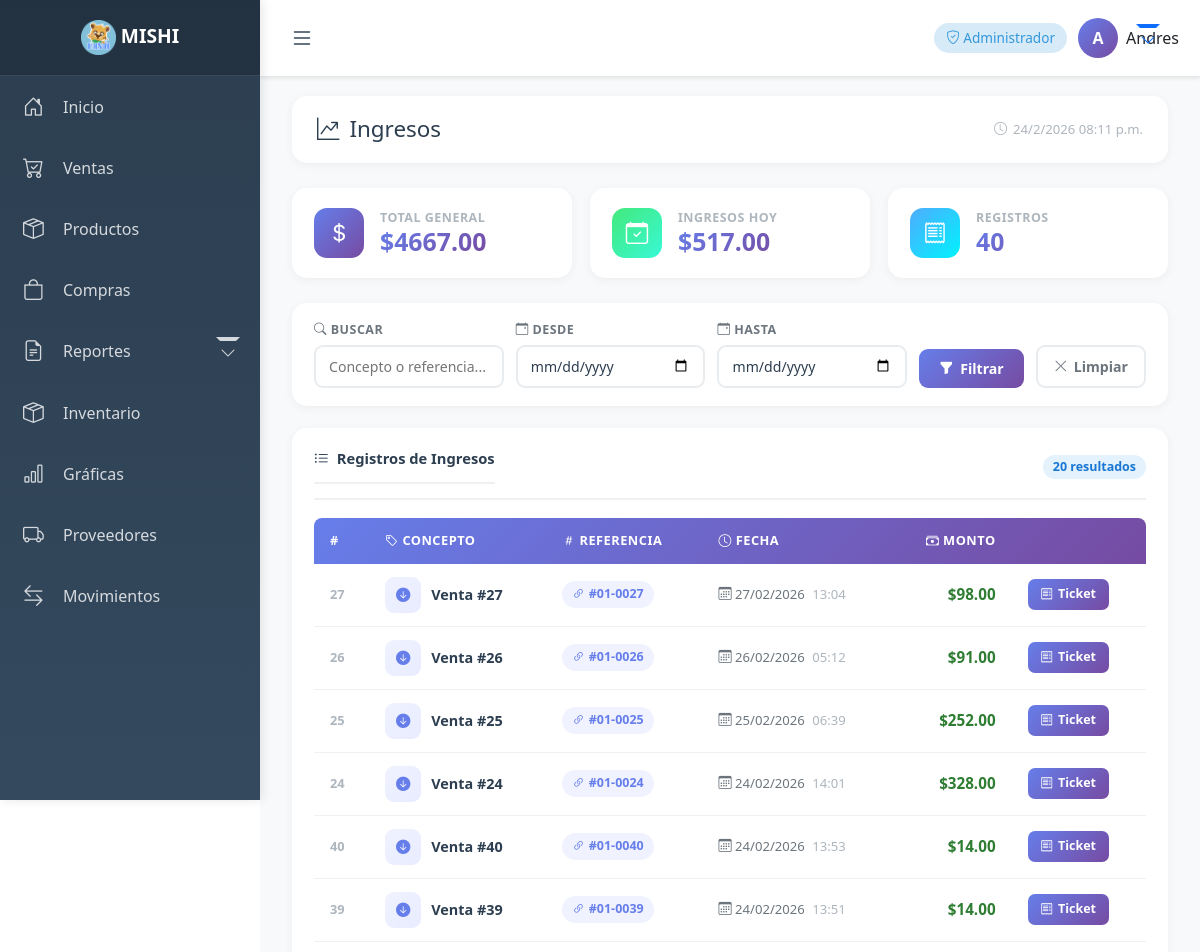
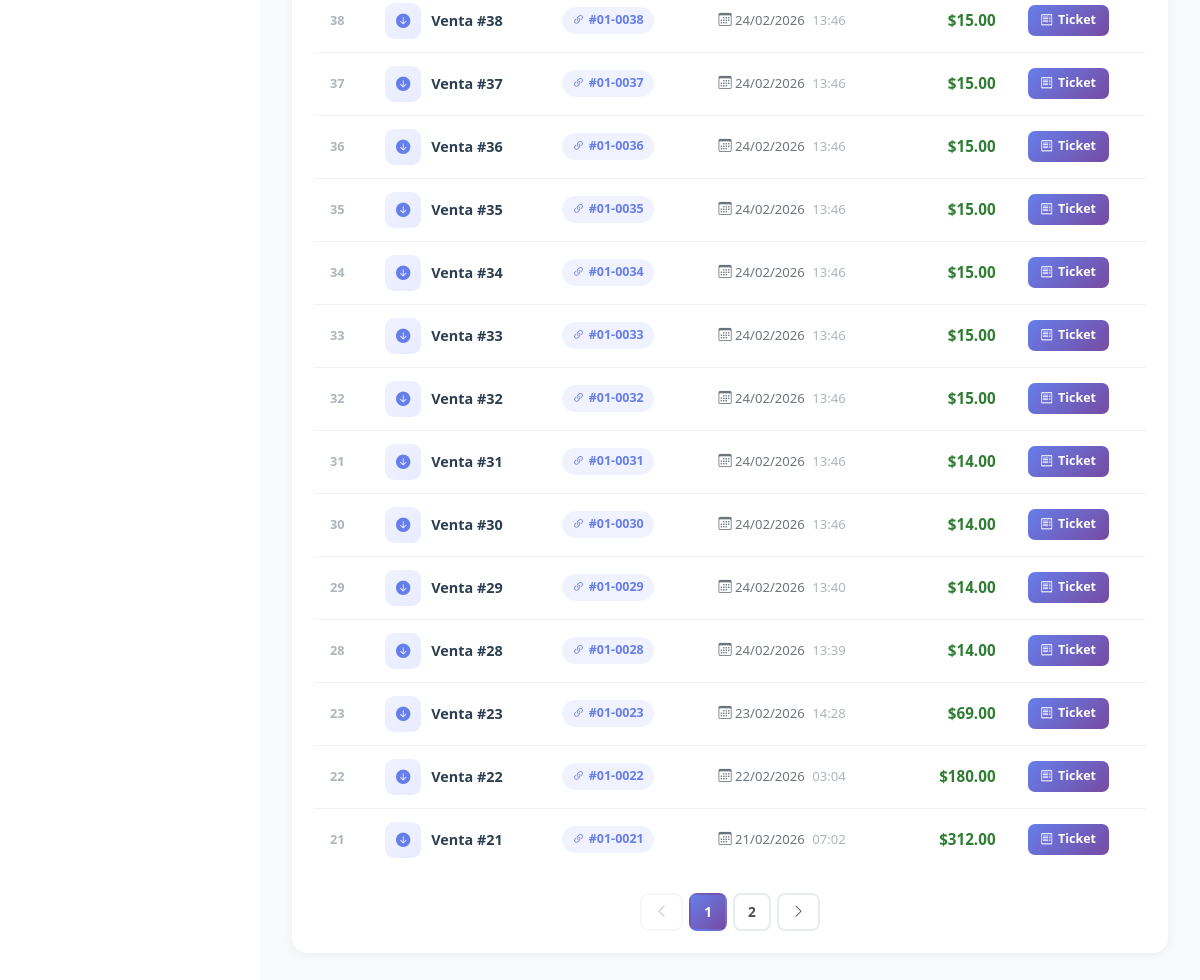
Page /ventas/lista_ingresos/ (signed in) on the earlier database version (2 pictures, top to bottom).
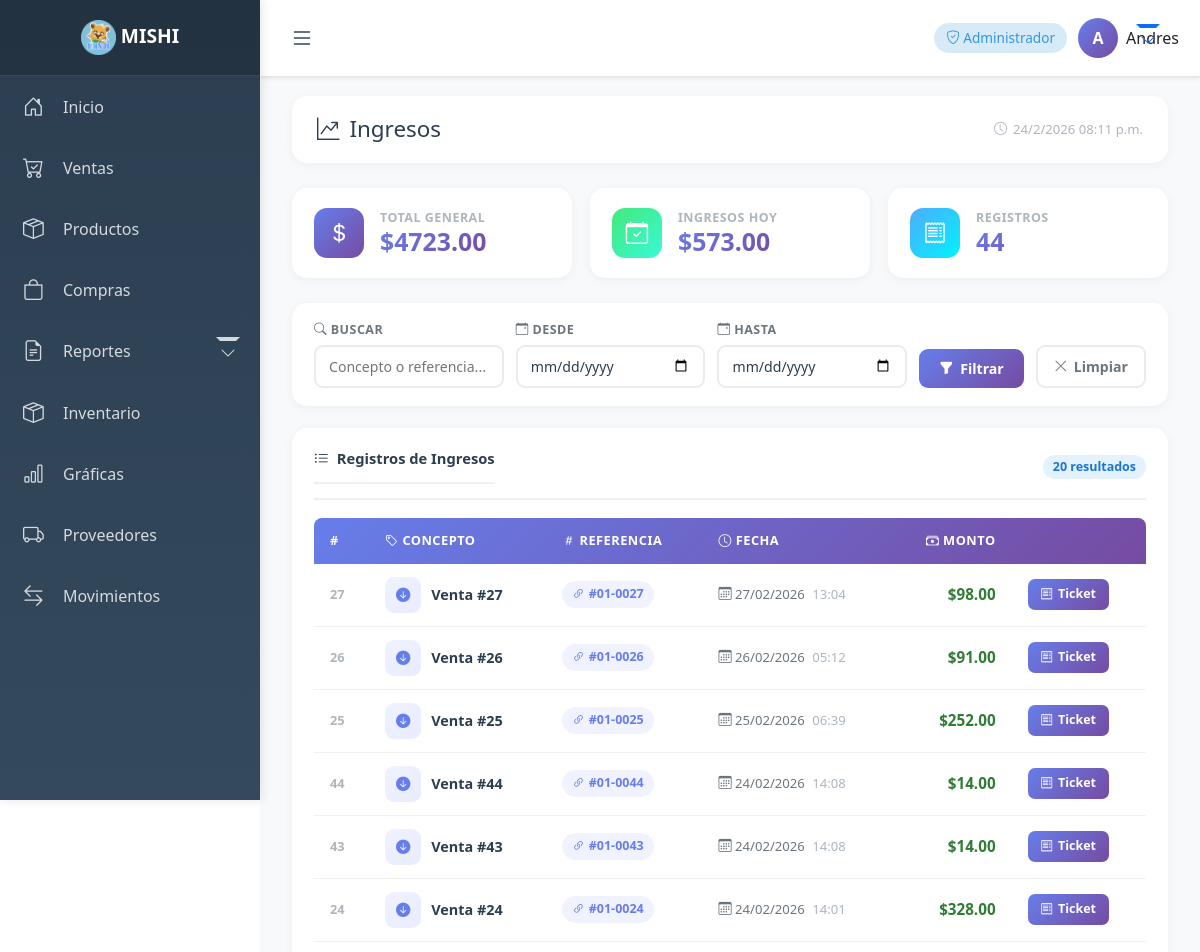
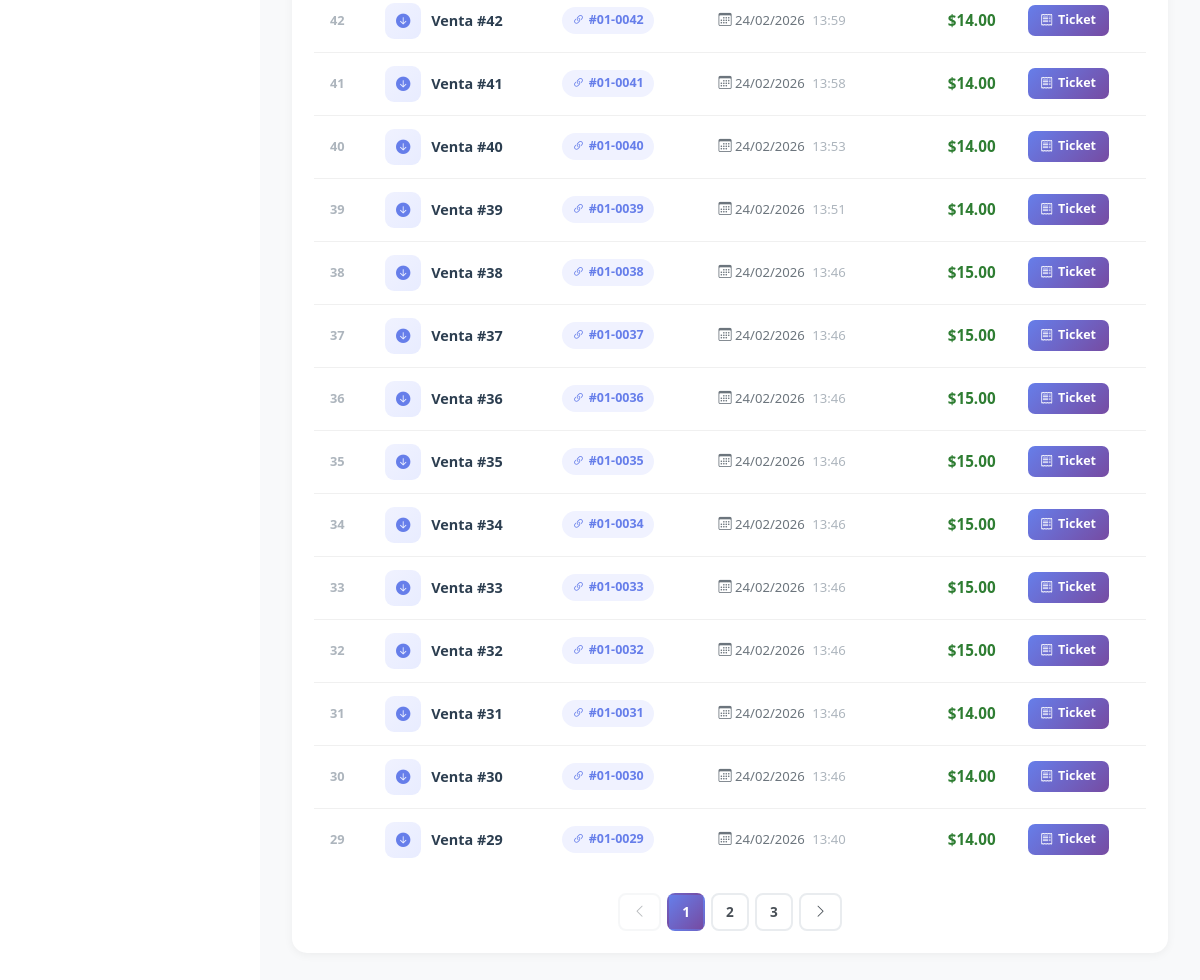
Same page on the later database version (2 pictures, top to bottom).
### ventas/models.py (models this page shows)
class Ingreso(models.Model):
    negocio    = models.ForeignKey(Negocio, on_delete=models.CASCADE)
    concepto   = models.CharField(max_length=255)
    monto      = models.DecimalField(max_digits=10, decimal_places=2)
    referencia = models.CharField(max_length=100, blank=True, null=True)
    fecha      = models.DateTimeField(default=timezone.now)  # ← cambia auto_now_add por default
    venta      = models.ForeignKey('Venta', on_delete=models.SET_NULL,  # ← nuevo
                                   null=True, blank=True, related_name='ingresos')

### ventas/views.py (the view)
# urls.py: path("lista_ingresos/", views.lista_ingresos, name="lista_ingresos"),
@login_required
def lista_ingresos(request):
    negocio = get_negocio_activo(request)
    ingresos_qs = (
    Ingreso.objects
    .filter(negocio=negocio)
    .select_related('venta')
    .order_by("-fecha")
    )
    q = request.GET.get("q", "").strip().upper()
    fecha_desde = request.GET.get("fecha_desde")
    fecha_hasta = request.GET.get("fecha_hasta")
    if q:
        ingresos_qs = ingresos_qs.filter(
            Q(concepto__icontains=q) | Q(referencia__icontains=q)
        )
    if fecha_desde:
        ingresos_qs = ingresos_qs.filter(fecha__date__gte=fecha_desde)
    if fecha_hasta:
        ingresos_qs = ingresos_qs.filter(fecha__date__lte=fecha_hasta)
    total_general = Ingreso.objects.filter(negocio=negocio).aggregate(t=Sum("monto"))["t"] or 0
    total_hoy = Ingreso.objects.filter(
        negocio=negocio, fecha__date=timezone.now().date()
    ).aggregate(t=Sum("monto"))["t"] or 0
    total_registros = Ingreso.objects.filter(negocio=negocio).count()
    paginator = Paginator(ingresos_qs, 20)
    page = request.GET.get("page", 1)
    ingresos = paginator.get_page(page)
    return render(request, "ventas/lista_ingresos.html", {
        "ingresos": ingresos,
        "total_general": total_general,
        "total_hoy": total_hoy,
        "total_registros": total_registros,
    })

### negocios/utils.py (called while the page is built)
def get_negocio_activo(request):
    negocio_id = request.session.get("negocio_id")
    if negocio_id:
        try:
            return Negocio.objects.filter(id=negocio_id).first()
        except Negocio.DoesNotExist:
            return None
    return None

### usuarios/context_processors.py (called while the page is built)
def rol_usuario_context(request):
    rol = None
    if request.user.is_authenticated:
        negocio_id = request.session.get("negocio_id")
        if negocio_id:
            relacion = UsuarioNegocio.objects.filter(
                usuario=request.user,
                negocio_id=negocio_id
            ).first()
            if relacion:
                rol = relacion.rol
    return {
        'rol_usuario': rol
    }

### ventas/templates/ventas/lista_ingresos.html (shortened to what the changed rows need)
{% extends 'base.html' %}
{% block content %}
<div class="container-fluid">
    <div class="page-header">
        <h2><i class="bi bi-graph-up-arrow"></i> Ingresos</h2>
    </div>
    <div class="stats-grid">
        <div class="stat-card">
            <div class="stat-info">
                <div class="label">Total General</div>
                <div class="value">${{ total_general|floatformat:2 }}</div>
            </div>
        </div>
        <div class="stat-card">
            <div class="stat-info">
                <div class="label">Ingresos Hoy</div>
                <div class="value">${{ total_hoy|floatformat:2 }}</div>
            </div>
        </div>
        <div class="stat-card">
            <div class="stat-info">
                <div class="label">Registros</div>
                <div class="value">{{ total_registros }}</div>
            </div>
        </div>
    </div>
    <div class="card-section">
        {% if ingresos %}
        <div class="tabla-wrap">
            <table class="ingresos-table">
                <thead>
                    <tr>
                        <th class="col-id">#</th>
                        <th class="col-concepto"><i class="bi bi-tag"></i> Concepto</th>
                        <th class="col-ref"><i class="bi bi-hash"></i> Referencia</th>
                        <th class="col-fecha"><i class="bi bi-clock"></i> Fecha</th>
                        <th class="col-monto text-right"><i class="bi bi-cash-stack"></i> Monto</th>
                        <th class="col-accion"></th>
                    </tr>
                </thead>
                <tbody>
                    {% for ingreso in ingresos %}
                    <tr>
                        <td class="col-id" style="color:#adb5bd; font-weight:600; font-size:0.8rem;">{{ ingreso.id }}</td>
                        <td class="col-concepto">
                            <div class="concepto-cell">
                                <div class="concepto-icon">
                                    <i class="bi bi-arrow-down-circle-fill"></i>
                                </div>
                                <span class="concepto-nombre">{{ ingreso.concepto }}</span>
                            </div>
                        </td>
                        <td class="col-ref">
                            {% if ingreso.referencia %}
                                <span class="ref-badge">
                                    <i class="bi bi-link-45deg"></i>
                                    {{ ingreso.referencia }}
                                </span>
                            {% else %}
                                <span class="ref-badge empty">—</span>
                            {% endif %}
                        </td>
                        <td class="col-fecha" data-label="Fecha">
                            <div class="fecha-text">
                                <i class="bi bi-calendar3"></i>
                                {{ ingreso.fecha|date:"d/m/Y" }}
                                <span style="color:#adb5bd; margin-left:4px;">
                                    {{ ingreso.fecha|date:"H:i" }}
                                </span>
                            </div>
                        </td>
                        <td class="col-monto" data-label="Monto">
                            <div class="monto-valor">
                                ${{ ingreso.monto|floatformat:2 }}
                            </div>
                        </td>
                        <td class="col-accion">
                            <button class="btn-detalle" onclick="verTicket({{ ingreso.id }})">
                                <i class="bi bi-receipt"></i> Ticket
                            </button>
                        </td>
                    </tr>
                    {% endfor %}
                </tbody>
            </table>
        </div>
        {% if ingresos.has_other_pages %}
        <div class="paginacion">
            {% if ingresos.has_previous %}
                <a class="pag-btn" href="?{% if request.GET.q %}q={{ request.GET.q }}&{% endif %}{% if request.GET.fecha_desde %}fecha_desde={{ request.GET.fecha_desde }}&{% endif %}{% if request.GET.fecha_hasta %}fecha_hasta={{ request.GET.fecha_hasta }}&{% endif %}page={{ ingresos.previous_page_number }}">
                    <i class="bi bi-chevron-left"></i>
                </a>
            {% else %}
                <span class="pag-btn disabled"><i class="bi bi-chevron-left"></i></span>
            {% endif %}
            {% for num in ingresos.paginator.page_range %}
                {% if ingresos.number == num %}
                    <span class="pag-btn active">{{ num }}</span>
                {% elif num > ingresos.number|add:'-3' and num < ingresos.number|add:'3' %}
                    <a class="pag-btn" href="?page={{ num }}">{{ num }}</a>
                {% endif %}
            {% endfor %}
            {% if ingresos.has_next %}
                <a class="pag-btn" href="?page={{ ingresos.next_page_number }}">
                    <i class="bi bi-chevron-right"></i>
                </a>
            {% else %}
                <span class="pag-btn disabled"><i class="bi bi-chevron-right"></i></span>
            {% endif %}
        </div>
        {% endif %}
        {% else %}
        <div class="empty-state">
            <i class="bi bi-inbox"></i>
            <p>No se encontraron ingresos{% if request.GET.q or request.GET.fecha_desde or request.GET.fecha_hasta %} con los filtros aplicados{% endif %}.</p>
        </div>
        {% endif %}
    </div>
</div>
{% endblock %}

Differences in the rows shown:
no longer on this page (row unchanged): Ingreso: id "28", concepto "Venta #28", referencia "#01-0028", fecha "24/02/2026", fecha "13:39", monto "14.00"
no longer on this page (row unchanged): Ingreso: id "23", concepto "Venta #23", referencia "#01-0023", fecha "23/02/2026", fecha "14:28", monto "69.00"
no longer on this page (row unchanged): Ingreso: id "22", concepto "Venta #22", referencia "#01-0022", fecha "22/02/2026", fecha "03:04", monto "180.00"
no longer on this page (row unchanged): Ingreso: id "21", concepto "Venta #21", referencia "#01-0021", fecha "21/02/2026", fecha "07:02", monto "312.00"
added Ingreso: id "44", concepto "Venta #44", referencia "#01-0044", fecha "24/02/2026", fecha "14:08", monto "14.00"
added Ingreso: id "43", concepto "Venta #43", referencia "#01-0043", fecha "24/02/2026", fecha "14:08", monto "14.00"
added Ingreso: id "42", concepto "Venta #42", referencia "#01-0042", fecha "24/02/2026", fecha "13:59", monto "14.00"
added Ingreso: id "41", concepto "Venta #41", referencia "#01-0041", fecha "24/02/2026", fecha "13:58", monto "14.00"
Other differences:
{{ total_general|floatformat:2 }}: "4667.00" → "4723.00"
{{ total_hoy|floatformat:2 }}: "517.00" → "573.00"
{{ total_registros }}: "40" → "44"
new list line: "3"
